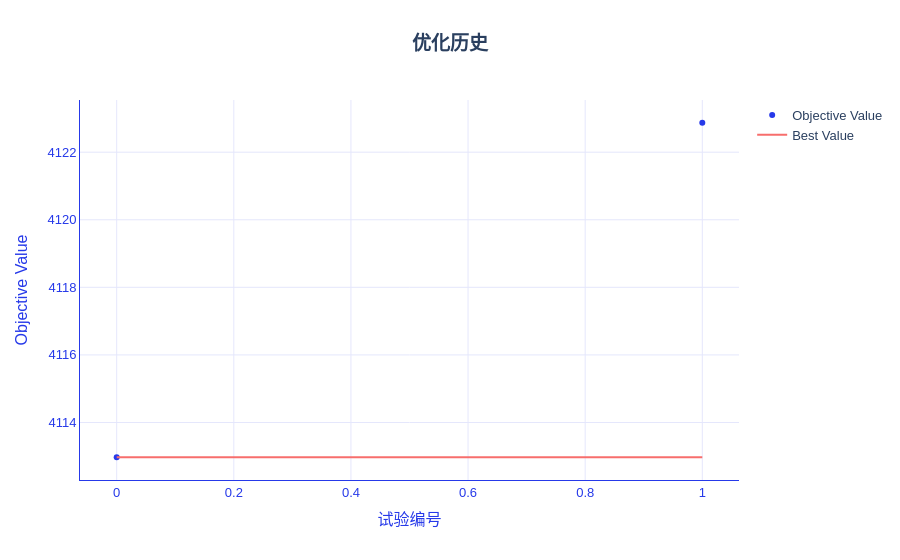

The cell this chart's notebook holds for it:
### Markdown cell above
## 2. ResNet 回归：预训练、训练、调参与部署

完整独立流程。使用全部样本；为了展示接口，预训练设为一轮、监督训练两轮，不将演示指标当作充分收敛的模型表现。

### Code cell
import sys

sys.path.append("../")

import numpy as np
import pandas as pd
from IPython.display import display
from hscredit import hscredit_dataset
from hscredit.utils.datasets import HSCREDIT_EXAMPLE_COLUMNS
from pathlib import Path
from tempfile import mkdtemp
import torch
from optuna.samplers import GridSampler
from hscredit import ResNet, ModelTuner, get_metric
from hscredit.core.models.losses import FocalLoss
from hscredit.report import ModelReport

from hscredit.core.model_selection import oot_split, group_train_test_split

data = hscredit_dataset(columns=HSCREDIT_EXAMPLE_COLUMNS)

features = ["BASE_X187", "DK_X1689", "DK_X44", "DK_X1995_2", "DK_X1223", "DK_X2677"]
target = "MOB6@30"
data["MOB1@30"] = data["MOB1"].gt(30).astype(int)
data["MOB3@30"] = data["MOB3"].gt(30).astype(int)
data["MOB6@30"] = data["MOB6"].gt(30).astype(int)
data["风险调整金额"] = data["loan_amt"].where(data["MOB6"].le(60), -data["loan_amt"])
data["授信时间"] = pd.to_datetime(data["授信时间"])

# 最新自然月作为 OOT；同一客户不能同时进入开发集和 OOT。
oot_start = data["授信时间"].max().to_period("M").start_time
development, oot = oot_split(data, time_col="授信时间", oot_start=oot_start)
development = development.loc[~development["用户编码"].isin(oot["用户编码"])].copy()
train, test = group_train_test_split(development, group="用户编码", test_size=0.25, random_state=42)
fit_data, validation = group_train_test_split(
    train, group="用户编码", test_size=0.25, random_state=42
)

features = features + ["GROUP", "BASINF_X19", "BASE_X61"]
target = "风险调整金额"

# 预训练只传特征，包含全部训练子集，没有标签和行采样。
pretrained = ResNet(
    target=target,
    objective="regression",
    d_block=16,
    n_blocks=1,
    max_epochs=2,
    batch_size=2048,
    early_stopping_rounds=None,
    validation_fraction=0,
    device="auto",
    random_state=42,
    optimizer=torch.optim.AdamW,
    optimizer_params={"betas": (0.9, 0.98)},
    loss=torch.nn.SmoothL1Loss(reduction="none"),
)
pretrained.pretrain(
    fit_data[features], eval_set=[validation[features]], pretraining_ratio=0.4, max_epochs=1
)
display(pretrained.get_learning_curve())

# 从预训练快照开始监督训练，使用现成优化器、损失和评估指标。
model = ResNet(
    target=target,
    objective="regression",
    d_block=16,
    n_blocks=1,
    max_epochs=2,
    batch_size=2048,
    early_stopping_rounds=None,
    validation_fraction=0,
    device="auto",
    random_state=42,
    optimizer=torch.optim.AdamW,
    optimizer_params={"betas": (0.9, 0.98)},
    loss=torch.nn.SmoothL1Loss(reduction="none"),
)
model.fit(
    fit_data[features + [target]],
    eval_set={"验证集": validation[features + [target]]},
    from_pretrained=pretrained,
)
display(model.get_learning_curve())
display(pd.DataFrame([model.evaluate(test[features + [target]], metrics=["rmse", "mae", "r2"])]))

# 两个学习率候选均从相同预训练状态开始。
search_space = {"learning_rate": [0.001, 0.003]}
candidate = ResNet(
    target=target,
    objective="regression",
    d_block=16,
    n_blocks=1,
    max_epochs=2,
    batch_size=2048,
    early_stopping_rounds=None,
    validation_fraction=0,
    device="auto",
    random_state=42,
    optimizer=torch.optim.AdamW,
    optimizer_params={"betas": (0.9, 0.98)},
    loss=torch.nn.SmoothL1Loss(reduction="none"),
)
tuner = ModelTuner(
    candidate,
    search_space=search_space,
    fit_params={"from_pretrained": pretrained},
    metric="rmse",
    cv=None,
    n_jobs=1,
    random_state=42,
    sampler=GridSampler(search_space, seed=42),
    retention="predictions",
)
tuner.fit(
    fit_data[features + [target]],
    eval_set={"验证集": validation[features + [target]]},
    n_trials=2,
    show_progress_bar=False,
)
display(tuner.get_optimization_history())
display(tuner.plot_optimization_history())
best_model = tuner.get_best_model()

datasets = {"训练集": fit_data, "验证集": validation, "测试集": test, "OOT": oot}
report = ModelReport(
    best_model,
    datasets=datasets,
    features=features,
    target=target,
    metrics=["rmse", "mae", "r2"],
    n_jobs=1,
)
display(report.summary())
output = Path(mkdtemp(prefix="hscredit_ResNet_regression_"))
report.to_excel(
    output / "模型报告.xlsx", with_plots=False, include_sample_records=False, mode="strict"
)
pretrained.save(output / "预训练模型.pkl")
best_model.save(output / "完整模型.pkl")
best_model.save_inference(output / "推理模型.pkl")

restored = ResNet.load(output / "推理模型.pkl")
display(
    pd.DataFrame(restored.predict(test[features]), index=test.index, columns=["预测结果"]).head()
)
print(output)

### Figure 1 — Plotly figure (JSON) as saved in the notebook; plotly's stock layout.template omitted (floating-point values rounded to 4 significant figures)
{"data": [{"mode": "markers", "name": "Objective Value", "type": "scatter", "x": [0, 1], "y": [4113.0, 4123.0]}, {"mode": "lines", "name": "Best Value", "type": "scatter", "x": [0, 1], "y": [4113.0, 4113.0]}, {"marker": {"color": "#8A8FA3"}, "mode": "markers", "name": "Infeasible Trial", "showlegend": false, "type": "scatter", "x": [], "y": []}], "layout": {"colorway": ["#2639E9", "#F76E6C", "#FE7715", "#8892F3", "#9956A4", "#EA4585", "#5665EE", "#F0587A", "#B729AB", "#3C4DEB", "#E73B72", "#832EC2", "#BC5F8F", "#E0249A"], "font": {"family": "Alimama FangYuanTi VF, Microsoft YaHei, sans-serif", "size": 13}, "hoverlabel": {"bgcolor": "white", "bordercolor": "#2639E9", "font": {"family": "Alimama FangYuanTi VF, Microsoft YaHei, sans-serif", "size": 13}}, "legend": {"font": {"size": 13}}, "paper_bgcolor": "white", "plot_bgcolor": "white", "title": {"font": {"size": 19}, "text": "<b>优化历史</b>", "x": 0.5, "xanchor": "center"}, "xaxis": {"color": "#2639E9", "gridcolor": "#E5E7FC", "linecolor": "#2639E9", "showgrid": true, "showline": true, "tickfont": {"size": 13}, "title": {"font": {"size": 16}, "text": "试验编号"}, "zeroline": false}, "yaxis": {"color": "#2639E9", "gridcolor": "#E5E7FC", "linecolor": "#2639E9", "showgrid": true, "showline": true, "tickfont": {"size": 13}, "title": {"font": {"size": 16}, "text": "Objective Value"}, "zeroline": false}}}
